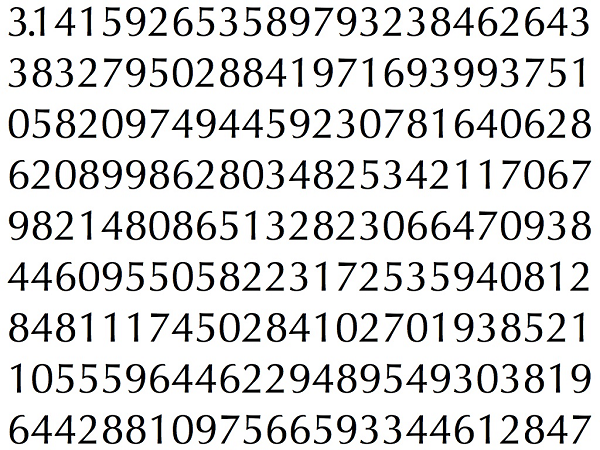
#> input picture learning/number_recognization/test_image/input1.png, 600 x 450 px
$ python seperate_number.py test_image/input1.png out.png out.png   (older library calls are emulated)
#> lines starting #> are read from the running program, lines starting #| are printed output that depends on the picture; after the words box and inside, x2 and y2 are one past the last pixel; in counts of white or black regions, pixels touching at a corner belong together
"""
Some useful note:
ASCII:
27: "ESC"
32: "blank"
13: enter
127: delete
up: 63232
down: 63233
left: 63234
right: 63235
"""

import sys
from copy import *
import numpy as np
import cv2
import matplotlib.pyplot as plt
from sample import database


# [18 lines left out: function create_key_image, not called in this run]

    # Display the image
    # cv2.imshow("img", img)
    # cv2.waitKey(0)

def create_image_with_response(im):
    row, col = im.shape[0], im.shape[1]
    new_image = np.tile( (255,255,255), (row, row//2, 1,))
    new_image = np.concatenate((im,new_image), axis=1 )
    return new_image

# [8 lines left out: function add_answer, not called in this run]


def store_data(samples, responses, myDB):
    db = database.database.Database("Ruijie", "XXXXXXXX", "142.93.59.116", myDB)
    assert len(samples) == len(responses)
    # db.drop_table("machine_learning")
    # db.create_tables("machine_learning", [ ["id", "int NOT NULL AUTO_INCREMENT"], ["result", "int"], ["img", "JSON"] ], "id")
    for i in range(len(samples)):
        db.insert_data("machine_learning" ,[ [ "result", responses[i] ], ["img", list(samples[i]) ] ])


# def redo(contours, count, ):


if __name__ == '__main__':
    if len(sys.argv) != 4:
        print("Usage: seperate_number.py  input_iamge  output_sample  output_response\n")
        print("where input_iamge is an image file contains number you want to learn. \n"
              "output_data is the .data file to store the sample you collect. \n"
              "output_response is answer corresponding to the sample " )
        sys.exit()
    else:
        img_name = sys.argv[1]
        sample_output = sys.argv[2]
        response_output = sys.argv[3]

    db_name = "Student_grade"

    im = cv2.imread(img_name)
#> im is the input picture: shape (450, 600, 3); mean B, G, R 217.4, 217.6, 217.5
    scale1 = 700 / im.shape[0]
    # scale2 = 450 / img2.shape[0]
    # print(scale1)
    # print(img1.shape)

    im = cv2.resize(im, (int(im.shape[1]*scale1), int(im.shape[0]*scale1)) )
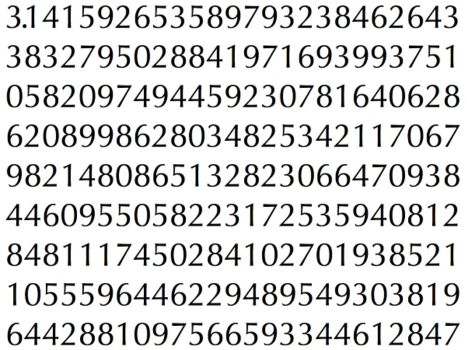
#> im: shape (700, 933, 3) (shown at 1/2 size); mean B, G, R 217.3, 217.5, 217.4
    im_alies = im
    row, col = im.shape[0], im.shape[1]
    gray = cv2.cvtColor(im,cv2.COLOR_BGR2GRAY)
    blur = cv2.GaussianBlur(gray,(5,5),0)
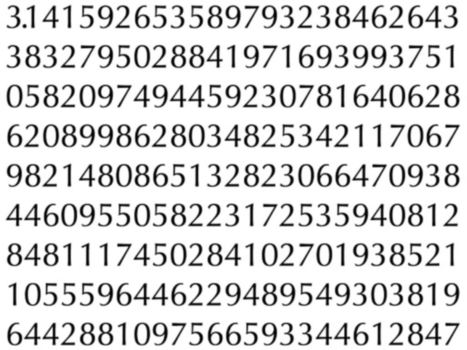
#> blur: shape (700, 933) (shown at 1/2 size); min 1, max 255, mean 217.5
    thresh = cv2.adaptiveThreshold(blur,255,cv2.ADAPTIVE_THRESH_GAUSSIAN_C,cv2.THRESH_BINARY,11,6)
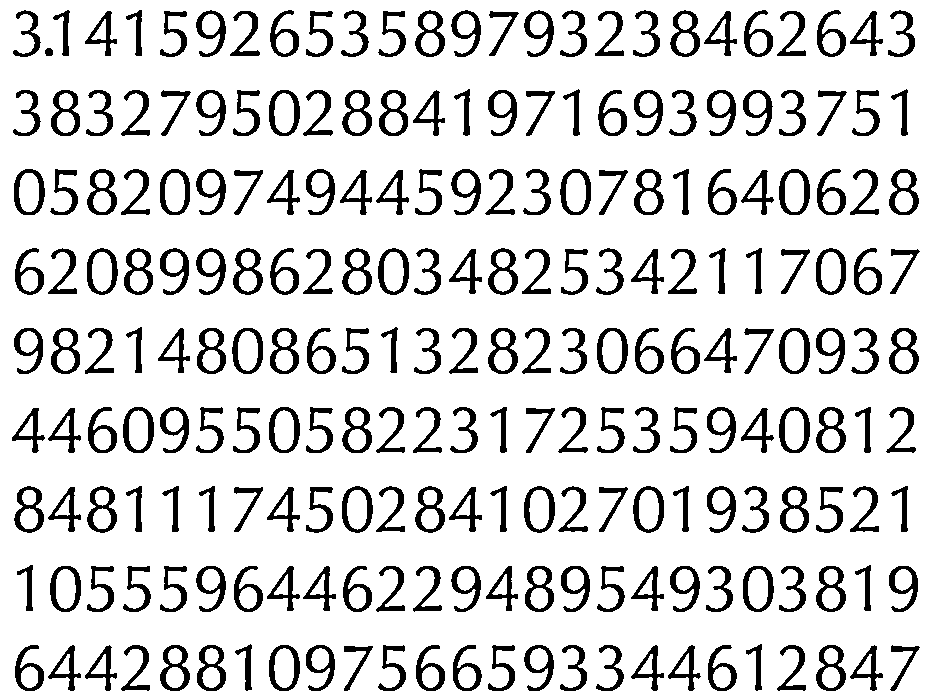
#> thresh: shape (700, 933); 84.6% white; 226 black regions
    paper_area = im.shape[0] * im.shape[1]

    # create a image to show the answer
    answer_image = create_image_with_response(im)
#> in create_image_with_response, `new_image = np.concatenate((im,new_image), axis=1 )`:
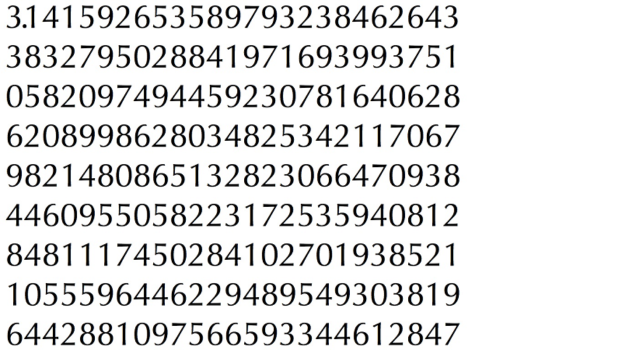
#> new_image: shape (700, 1283, 3) int64 (shown at 1/2 size); mean B, G, R 227.6, 227.8, 227.7
    cv2.imwrite("test.png", answer_image)
    im = cv2.imread("test.png")

    # Now finding Contours
    image,contours,hierarchy = cv2.findContours(thresh,cv2.RETR_LIST,cv2.CHAIN_APPROX_SIMPLE)
#> contours = 374 contours; largest, box (x1, y1, x2, y2) and area: (0, 0, 933, 700) 651468, (377, 247, 410, 296) 1254, (523, 485, 556, 534) 1252, (122, 406, 155, 454) 1252, (778, 327, 811, 375) 1252
    # print(len(contours))

    samples =  np.empty((0,100))
    responses = []

    area = []
    keys = [i for i in range(48,58)]
    for cnt in contours:
        temp = cv2.contourArea(cnt)
        if temp >= paper_area / 4:
            continue
        area.append(cv2.contourArea(cnt))
#> this loop made 374 passes
#> temp on passes 1 to 3: 276, 270, 276
#> after the loop, area = 373 values, max 1253.5 at index 241, min 67 at index 334, mean 540.8

    area = np.array(area)
    n, binEdges, patches = plt.hist(area, 10, normed=1, color="red", alpha=1)
#> n = [0.00127, 0.00163, 0.000813, 0.00158, 0.000475, 0.000587, 0.000881, 0.000113, 0.000633, 0.000452]; binEdges = [67, 185.7, 304.3, 423, 541.6, 660.2, 778.9, 897.6, 1016.2, 1134.9, 1253.5]; patches = 10 items
    # bincenters = 0.5 * (binEdges[1:] + binEdges[:-1])
    count = 0

    while count < len(contours):
        cnt = contours[count]
#> cnt = contour of 30 points, box (x1, y1, x2, y2) (822, 667, 840, 688), area 276

    # for cnt in contours:
        # print(cv2.contourArea(cnt))
        # if cv2.contourArea(cnt)>8 and cv2.contourArea(cnt)<3000:

        [x,y,w,h] = cv2.boundingRect(cnt)
#> x = 822; y = 667; w = 18; h = 21
        if h<=10:
            count+=1
        # print(h)
            # print(cv2.contourArea(cnt))
            # print(h)
        if  h>10:
            cv2.rectangle(im, (x, y), (x + w, y + h), (0, 0, 255), 2)
#> im: shape (700, 1283, 3)
            roi = thresh[y:y+h,x:x+w]
            roi2 = im_alies[y:y+h,x:x+w]
            # the size of roismall image is 10*10
            roismall = cv2.resize(roi,(10,10))
            roibig = cv2.resize(roi, (row//2,row//2))
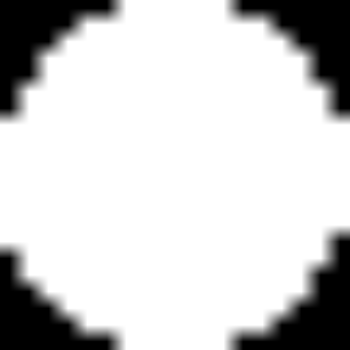
#> roibig: shape (350, 350); min 0, max 255, mean 205.1
            roibig = cv2.cvtColor(roibig, cv2.COLOR_GRAY2RGB)
#> roibig: shape (350, 350, 3)
            cv2.imshow('norm',im)
            key = cv2.waitKey(0)
#> (key Esc is pressed here)
            # print(key)

            # blank space input. jump to next input
            if key == 32:
                cv2.rectangle(im, (x, y), (x + w, y + h), (0, 255, 0), 2)
                count += 1
                continue
            if key == 27:  # (escape to quit)
                break

            # redo
            if key == 114:
                print("redo.")
                #[x, y, w, h] = cv2.boundingRect(contours[count])
                cv2.rectangle(im, (x, y), (x + w, y + h), (255, 255, 255), 2)  # color(white) = retrive
                responses.pop(-1)
                count -= 1
                [x, y, w, h] = cv2.boundingRect(contours[count])
                cv2.rectangle(im, (x, y), (x + w, y + h), (0, 0, 255), 2)
                key = cv2.waitKey(0)
                print(key)
                key_image = create_key_image(int(chr(key)), row)
                add_answer(im, key_image, roibig)
                cv2.rectangle(im, (x, y), (x + w, y + h), (0, 255, 0), 2)
                responses.append(int(chr(key)))
                count += 1
                continue


            # up arrow
            elif key == 63232:
                print("this is up")
                continue

            key_image = create_key_image( int(chr(key)), row)
            add_answer(im, key_image,roibig )
            # print(key)
            cv2.rectangle(im, (x, y), (x + w, y + h), (0, 255, 0), 2)


            if key in keys:
                count += 1
                responses.append(int(chr(key)))
                # print(roismall.shape)

                # sample from 10*10 to 1*100
                sample = roismall.reshape((1,100))
                # print(samples)
                # print(sample.shape)
                # print(responses)
                samples = np.append(samples,sample,0)
                # cv2.waitKey(0)

    store_data(samples, responses, db_name)
#> (the call stopped at in store_data, `db = database.database.Database("Ruijie", "XXXXXXXX", "142.93.59.116",..`: sample is not available in this run)
#> `# np.savetxt(response_output,responses)`:
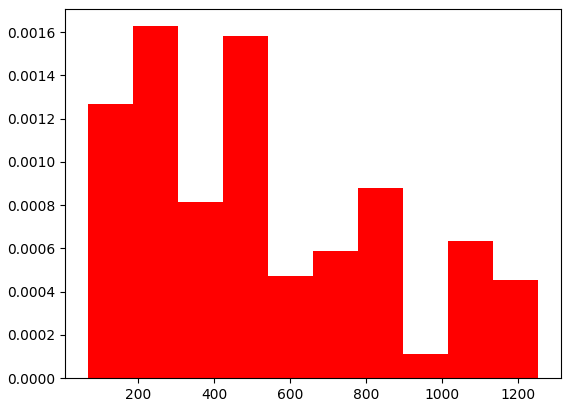
#> figure drawn by matplotlib, 1 panel; tallest bar 0.00163 high, from x = 185.7 to 304.3


    # [7 lines of commented-out code are left out]

$ run again, on learning/number_recognization/test_image/input3.png
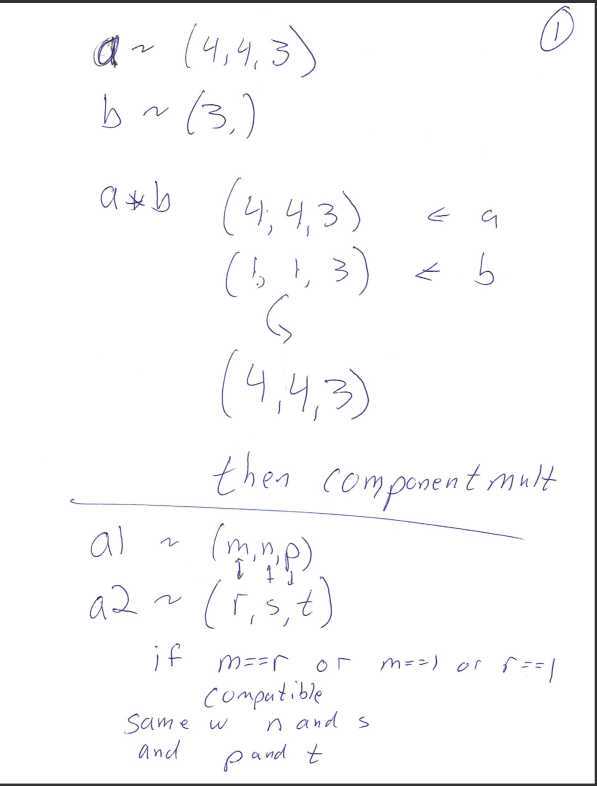
#> input picture learning/number_recognization/test_image/input3.png, 1194 x 1572 px (shown at 1/2 size)
#> im is the input picture: shape (1572, 1194, 3); mean B, G, R 250.9, 250.2, 250.2
#> im: shape (700, 531, 3)
#> thresh: shape (700, 531); 95.4% white; 149 black regions (6 under 20 px)
#> in create_image_with_response, `new_image = np.concatenate((im,new_image), axis=1 )`:
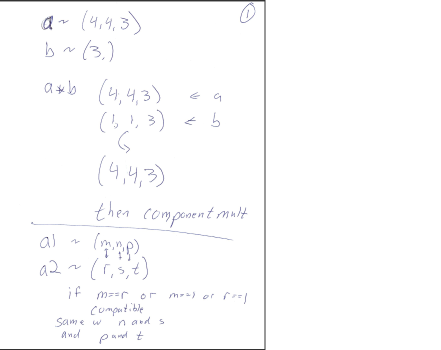
#> new_image: shape (700, 881, 3) int64 (shown at 1/2 size); mean B, G, R 252.5, 252.1, 252.1
#> contours = 167 contours, 11 with area under 20; largest, box (x1, y1, x2, y2) and area: (0, 2, 529, 698) 366434, (61, 442, 467, 482) 1483, (479, 5, 512, 48) 903, (482, 9, 509, 44) 538, (81, 30, 107, 61) 450
#> the loop `for cnt in contours:` made 167 passes
#> temp on passes 2 to 4: 36.5, 60.5, 157
#> after the loop `for cnt in contours:`: area = 166 values, max 1483 at index 88, min 0 at index 10, mean 119.4
#> n = [0.00508, 0.00142, 8.12e-05, 8.12e-05, 0, 0, 4.06e-05, 0, 0, 4.06e-05]; binEdges = [0, 148.3, 296.6, 444.9, 593.2, 741.5, 889.8, 1038.1, 1186.4, 1334.7, 1483]; patches = 10 items
#> `cnt = contours[count]`: cnt = [[227, 671], [226, 672], [227, 672]]
#> x = 226; y = 671; w = 2
#> `# np.savetxt(response_output,responses)`:
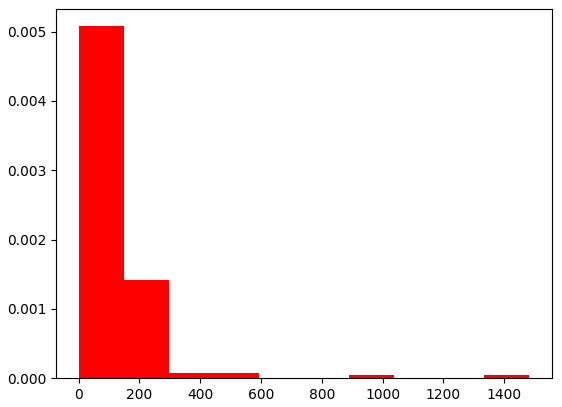
#> figure drawn by matplotlib, 1 panel; tallest bar 0.00508 high, from x = 0 to 148.3

$ run again, on learning/number_recognization/test_image/input4.png
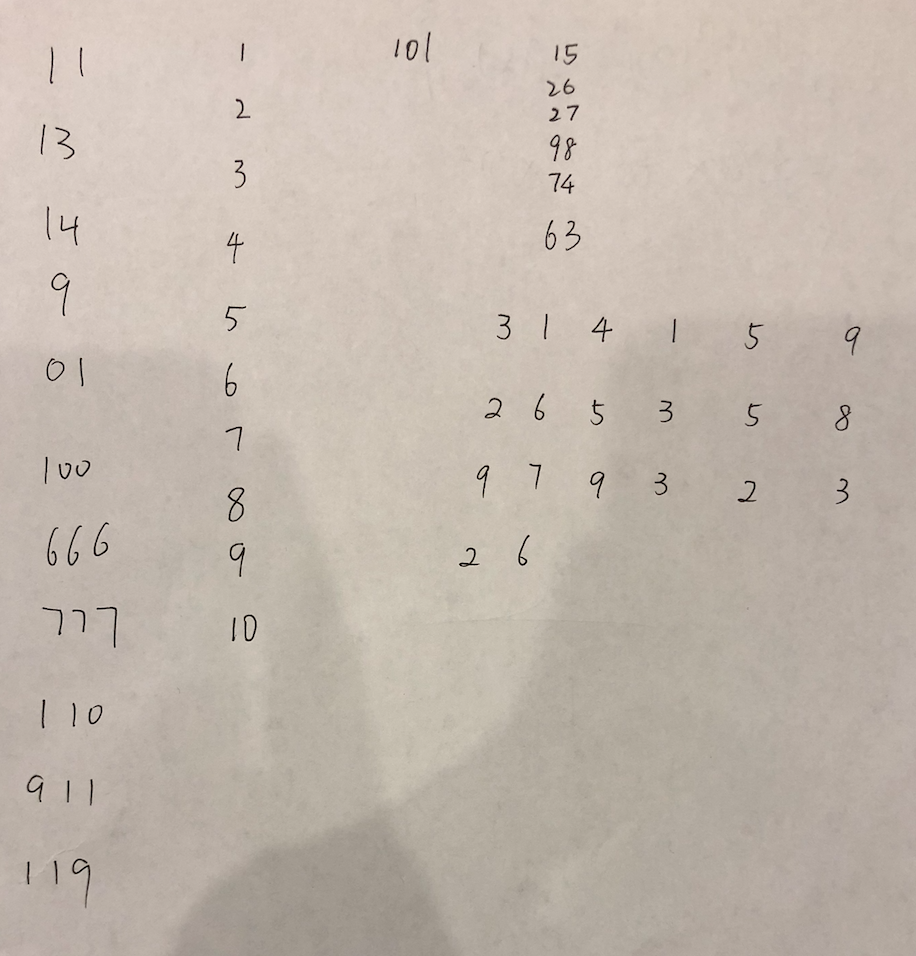
#> input picture learning/number_recognization/test_image/input4.png, 916 x 956 px
#> im is the input picture: shape (956, 916, 3); mean B, G, R 173.1, 183.5, 194.4
#> im: shape (700, 670, 3)
#> `thresh = cv2.adaptiveThreshold(blur,255,cv2.ADAPTIVE_THRESH_GAUSSIAN_C..`:
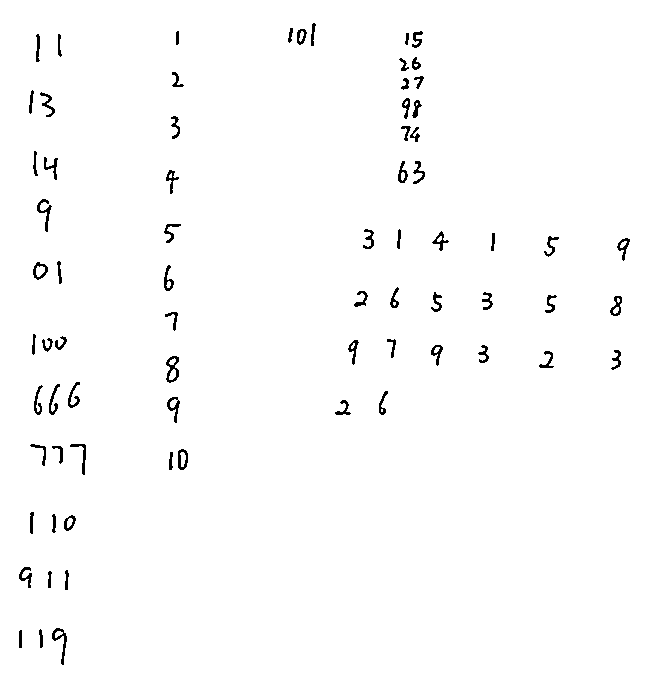
#> thresh: shape (700, 670); 98.7% white; black in thin lines or dots, all inside (x1, y1, x2, y2) = (19, 23, 630, 665)
#> contours = 95 contours, 12 with area under 20; largest, box (x1, y1, x2, y2) and area: (0, 0, 670, 700) 467631, (165, 355, 180, 384) 290, (51, 627, 68, 666) 244, (32, 261, 49, 281) 213, (177, 448, 189, 471) 206
#> the loop `for cnt in contours:` made 95 passes
#> temp on passes 1 to 8: 25.5, 72.5, 73.5, 244.5, 66.5, 77.5, 154.5, 31.5
#> after the loop `for cnt in contours:`: area = 94 values, max 290.5 at index 26, min 1.5 at index 73, mean 98.79
#> n = [0.00626, 0.00184, 0.00626, 0.00552, 0.00663, 0.00589, 0.000736, 0.000736, 0.000368, 0.000368]; binEdges = [1.5, 30.4, 59.3, 88.2, 117.1, 146, 174.9, 203.8, 232.7, 261.6, 290.5]; patches = 10 items
#> `cnt = contours[count]`: cnt = contour of 12 points, box (x1, y1, x2, y2) (55, 631, 63, 638), area 26
#> x = 55; y = 631; w = 8; h = 7
#> `# np.savetxt(response_output,responses)`:
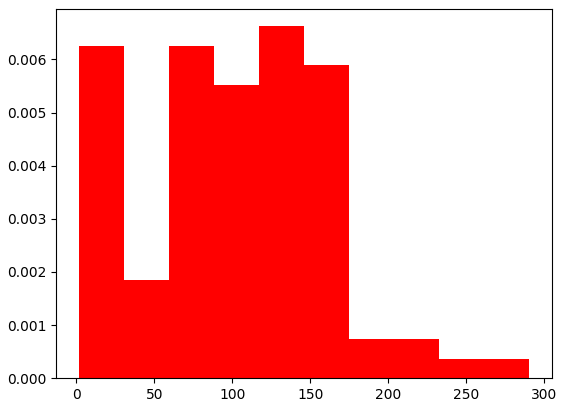
#> figure drawn by matplotlib, 1 panel; tallest bar 0.00663 high, from x = 117.1 to 146
